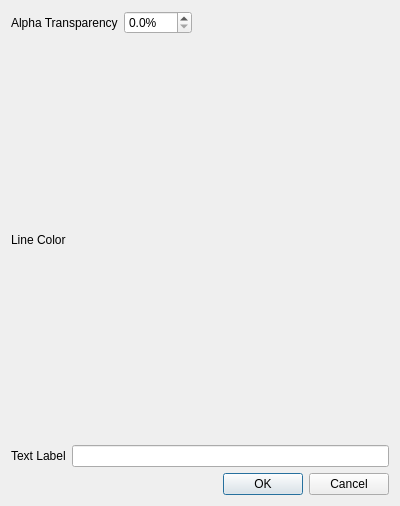
<?xml version="1.0" encoding="UTF-8"?>
<ui version="4.0">
 <class>Dialog</class>
 <widget class="QDialog" name="Dialog">
  <property name="geometry">
   <rect>
    <x>0</x>
    <y>0</y>
    <width>400</width>
    <height>506</height>
   </rect>
  </property>
  <property name="windowTitle">
   <string>Dialog</string>
  </property>
  <layout class="QVBoxLayout" name="verticalLayout">
   <item>
    <layout class="QHBoxLayout" name="horizontalLayout">
     <item>
      <widget class="QLabel" name="label_alpha">
       <property name="text">
        <string>Alpha Transparency</string>
       </property>
      </widget>
     </item>
     <item>
      <widget class="QDoubleSpinBox" name="spin_alpha">
       <property name="toolTip">
        <string>Fraction of transparency</string>
       </property>
       <property name="suffix">
        <string>%</string>
       </property>
       <property name="decimals">
        <number>1</number>
       </property>
       <property name="maximum">
        <double>100.000000000000000</double>
       </property>
       <property name="singleStep">
        <double>5.000000000000000</double>
       </property>
      </widget>
     </item>
     <item>
      <spacer name="horizontalSpacer">
       <property name="orientation">
        <enum>Qt::Horizontal</enum>
       </property>
       <property name="sizeHint" stdset="0">
        <size>
         <width>40</width>
         <height>20</height>
        </size>
       </property>
      </spacer>
     </item>
    </layout>
   </item>
   <item>
    <layout class="QVBoxLayout" name="verticalLayout_2">
     <item>
      <widget class="QLabel" name="label_linecolor">
       <property name="text">
        <string>Line Color</string>
       </property>
      </widget>
     </item>
    </layout>
   </item>
   <item>
    <layout class="QHBoxLayout" name="horizontalLayout_2">
     <item>
      <widget class="QLabel" name="label">
       <property name="text">
        <string>Text Label</string>
       </property>
      </widget>
     </item>
     <item>
      <widget class="QLineEdit" name="lineEdit"/>
     </item>
    </layout>
   </item>
   <item>
    <layout class="QHBoxLayout" name="horizontalLayout_3"/>
   </item>
   <item>
    <layout class="QHBoxLayout" name="horizontalLayout_4"/>
   </item>
   <item>
    <layout class="QHBoxLayout" name="horizontalLayout_5"/>
   </item>
   <item>
    <widget class="QDialogButtonBox" name="buttonBox">
     <property name="orientation">
      <enum>Qt::Horizontal</enum>
     </property>
     <property name="standardButtons">
      <set>QDialogButtonBox::Cancel|QDialogButtonBox::Ok</set>
     </property>
    </widget>
   </item>
  </layout>
 </widget>
 <resources/>
 <connections>
  <connection>
   <sender>buttonBox</sender>
   <signal>accepted()</signal>
   <receiver>Dialog</receiver>
   <slot>accept()</slot>
   <hints>
    <hint type="sourcelabel">
     <x>248</x>
     <y>254</y>
    </hint>
    <hint type="destinationlabel">
     <x>157</x>
     <y>274</y>
    </hint>
   </hints>
  </connection>
  <connection>
   <sender>buttonBox</sender>
   <signal>rejected()</signal>
   <receiver>Dialog</receiver>
   <slot>reject()</slot>
   <hints>
    <hint type="sourcelabel">
     <x>316</x>
     <y>260</y>
    </hint>
    <hint type="destinationlabel">
     <x>286</x>
     <y>274</y>
    </hint>
   </hints>
  </connection>
 </connections>
</ui>
